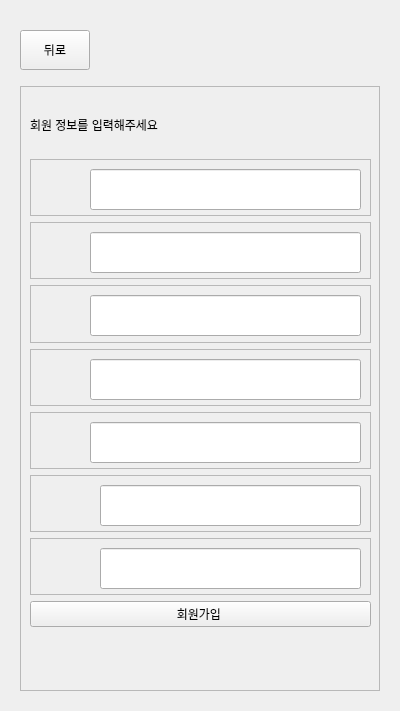
<?xml version="1.0" encoding="UTF-8"?>
<ui version="4.0">
 <class>rider_make_id</class>
 <widget class="QWidget" name="rider_make_id">
  <property name="geometry">
   <rect>
    <x>0</x>
    <y>0</y>
    <width>400</width>
    <height>711</height>
   </rect>
  </property>
  <property name="windowTitle">
   <string>Form</string>
  </property>
  <layout class="QGridLayout" name="gridLayout">
   <item row="0" column="0">
    <widget class="QStackedWidget" name="stackedWidget">
     <widget class="QWidget" name="page">
      <layout class="QGridLayout" name="gridLayout_2">
       <item row="0" column="0">
        <layout class="QHBoxLayout" name="horizontalLayout">
         <item>
          <widget class="QPushButton" name="back_to_login">
           <property name="minimumSize">
            <size>
             <width>70</width>
             <height>40</height>
            </size>
           </property>
           <property name="maximumSize">
            <size>
             <width>70</width>
             <height>40</height>
            </size>
           </property>
           <property name="text">
            <string>뒤로</string>
           </property>
          </widget>
         </item>
         <item>
          <widget class="QLabel" name="LOGO_1">
           <property name="minimumSize">
            <size>
             <width>200</width>
             <height>60</height>
            </size>
           </property>
           <property name="maximumSize">
            <size>
             <width>16777215</width>
             <height>60</height>
            </size>
           </property>
           <property name="font">
            <font>
             <pointsize>31</pointsize>
            </font>
           </property>
           <property name="text">
            <string/>
           </property>
           <property name="pixmap">
            <pixmap resource="rider_img.qrc">:/rider_img/coucou_logo_width.png</pixmap>
           </property>
           <property name="scaledContents">
            <bool>true</bool>
           </property>
           <property name="alignment">
            <set>Qt::AlignmentFlag::AlignCenter</set>
           </property>
          </widget>
         </item>
        </layout>
       </item>
       <item row="1" column="0">
        <widget class="QScrollArea" name="scrollArea">
         <property name="widgetResizable">
          <bool>true</bool>
         </property>
         <widget class="QWidget" name="scrollAreaWidgetContents">
          <property name="geometry">
           <rect>
            <x>0</x>
            <y>0</y>
            <width>362</width>
            <height>605</height>
           </rect>
          </property>
          <widget class="QWidget" name="verticalLayoutWidget">
           <property name="geometry">
            <rect>
             <x>9</x>
             <y>9</y>
             <width>341</width>
             <height>581</height>
            </rect>
           </property>
           <layout class="QVBoxLayout" name="verticalLayout">
            <property name="bottomMargin">
             <number>50</number>
            </property>
            <item>
             <widget class="QLabel" name="label">
              <property name="text">
               <string>회원 정보를 입력해주세요</string>
              </property>
             </widget>
            </item>
            <item>
             <widget class="QFrame" name="frame_7">
              <property name="frameShape">
               <enum>QFrame::Shape::StyledPanel</enum>
              </property>
              <property name="frameShadow">
               <enum>QFrame::Shadow::Raised</enum>
              </property>
              <widget class="QLineEdit" name="insert_pnum">
               <property name="geometry">
                <rect>
                 <x>60</x>
                 <y>10</y>
                 <width>271</width>
                 <height>41</height>
                </rect>
               </property>
              </widget>
             </widget>
            </item>
            <item>
             <widget class="QFrame" name="frame_6">
              <property name="frameShape">
               <enum>QFrame::Shape::StyledPanel</enum>
              </property>
              <property name="frameShadow">
               <enum>QFrame::Shadow::Raised</enum>
              </property>
              <widget class="QLineEdit" name="insert_pw">
               <property name="geometry">
                <rect>
                 <x>60</x>
                 <y>10</y>
                 <width>271</width>
                 <height>41</height>
                </rect>
               </property>
              </widget>
             </widget>
            </item>
            <item>
             <widget class="QFrame" name="frame_5">
              <property name="frameShape">
               <enum>QFrame::Shape::StyledPanel</enum>
              </property>
              <property name="frameShadow">
               <enum>QFrame::Shadow::Raised</enum>
              </property>
              <widget class="QLineEdit" name="insert_name">
               <property name="geometry">
                <rect>
                 <x>60</x>
                 <y>10</y>
                 <width>271</width>
                 <height>41</height>
                </rect>
               </property>
              </widget>
             </widget>
            </item>
            <item>
             <widget class="QFrame" name="frame_4">
              <property name="frameShape">
               <enum>QFrame::Shape::StyledPanel</enum>
              </property>
              <property name="frameShadow">
               <enum>QFrame::Shadow::Raised</enum>
              </property>
              <widget class="QLineEdit" name="insert_PI">
               <property name="geometry">
                <rect>
                 <x>60</x>
                 <y>10</y>
                 <width>271</width>
                 <height>41</height>
                </rect>
               </property>
              </widget>
             </widget>
            </item>
            <item>
             <widget class="QFrame" name="frame_3">
              <property name="frameShape">
               <enum>QFrame::Shape::StyledPanel</enum>
              </property>
              <property name="frameShadow">
               <enum>QFrame::Shadow::Raised</enum>
              </property>
              <widget class="QLineEdit" name="insert_addr">
               <property name="geometry">
                <rect>
                 <x>60</x>
                 <y>10</y>
                 <width>271</width>
                 <height>41</height>
                </rect>
               </property>
              </widget>
             </widget>
            </item>
            <item>
             <widget class="QFrame" name="frame_2">
              <property name="frameShape">
               <enum>QFrame::Shape::StyledPanel</enum>
              </property>
              <property name="frameShadow">
               <enum>QFrame::Shadow::Raised</enum>
              </property>
              <widget class="QLineEdit" name="insert_motor_num">
               <property name="geometry">
                <rect>
                 <x>70</x>
                 <y>10</y>
                 <width>261</width>
                 <height>41</height>
                </rect>
               </property>
              </widget>
             </widget>
            </item>
            <item>
             <widget class="QFrame" name="frame">
              <property name="frameShape">
               <enum>QFrame::Shape::StyledPanel</enum>
              </property>
              <property name="frameShadow">
               <enum>QFrame::Shadow::Raised</enum>
              </property>
              <widget class="QLineEdit" name="insert_local">
               <property name="geometry">
                <rect>
                 <x>70</x>
                 <y>10</y>
                 <width>261</width>
                 <height>41</height>
                </rect>
               </property>
              </widget>
             </widget>
            </item>
            <item>
             <widget class="QPushButton" name="okay_btn">
              <property name="text">
               <string>회원가입 </string>
              </property>
             </widget>
            </item>
           </layout>
          </widget>
         </widget>
        </widget>
       </item>
      </layout>
     </widget>
     <widget class="QWidget" name="page_2"/>
    </widget>
   </item>
  </layout>
 </widget>
 <resources>
  <include location="rider_img.qrc"/>
 </resources>
 <connections/>
</ui>
